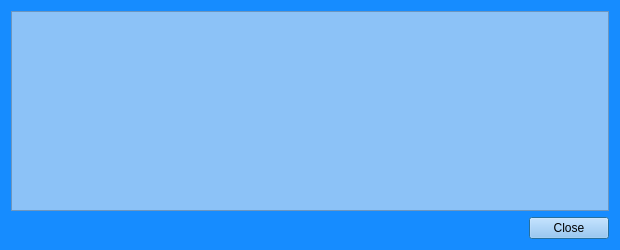
<?xml version="1.0" encoding="UTF-8"?>
<ui version="4.0">
 <class>TransactionDescDialog</class>
 <widget class="QDialog" name="TransactionDescDialog">
  <property name="geometry">
   <rect>
    <x>0</x>
    <y>0</y>
    <width>620</width>
    <height>250</height>
   </rect>
  </property>
  <property name="windowTitle">
   <string>Transaction details</string>
  </property>
  <property name="styleSheet">
   <string notr="true">background-color: rgb(22, 140, 255);</string>
  </property>
  <layout class="QVBoxLayout" name="verticalLayout">
   <item>
    <widget class="QTextEdit" name="detailText">
     <property name="toolTip">
      <string>This pane shows a detailed description of the transaction</string>
     </property>
     <property name="styleSheet">
      <string notr="true">background-color: rgb(140, 194, 247);</string>
     </property>
     <property name="readOnly">
      <bool>true</bool>
     </property>
    </widget>
   </item>
   <item>
    <widget class="QDialogButtonBox" name="buttonBox">
     <property name="styleSheet">
      <string notr="true">background-color: rgb(140, 194, 247);</string>
     </property>
     <property name="orientation">
      <enum>Qt::Horizontal</enum>
     </property>
     <property name="standardButtons">
      <set>QDialogButtonBox::Close</set>
     </property>
    </widget>
   </item>
  </layout>
 </widget>
 <resources/>
 <connections>
  <connection>
   <sender>buttonBox</sender>
   <signal>accepted()</signal>
   <receiver>TransactionDescDialog</receiver>
   <slot>accept()</slot>
   <hints>
    <hint type="sourcelabel">
     <x>248</x>
     <y>254</y>
    </hint>
    <hint type="destinationlabel">
     <x>157</x>
     <y>274</y>
    </hint>
   </hints>
  </connection>
  <connection>
   <sender>buttonBox</sender>
   <signal>rejected()</signal>
   <receiver>TransactionDescDialog</receiver>
   <slot>reject()</slot>
   <hints>
    <hint type="sourcelabel">
     <x>316</x>
     <y>260</y>
    </hint>
    <hint type="destinationlabel">
     <x>286</x>
     <y>274</y>
    </hint>
   </hints>
  </connection>
 </connections>
</ui>
